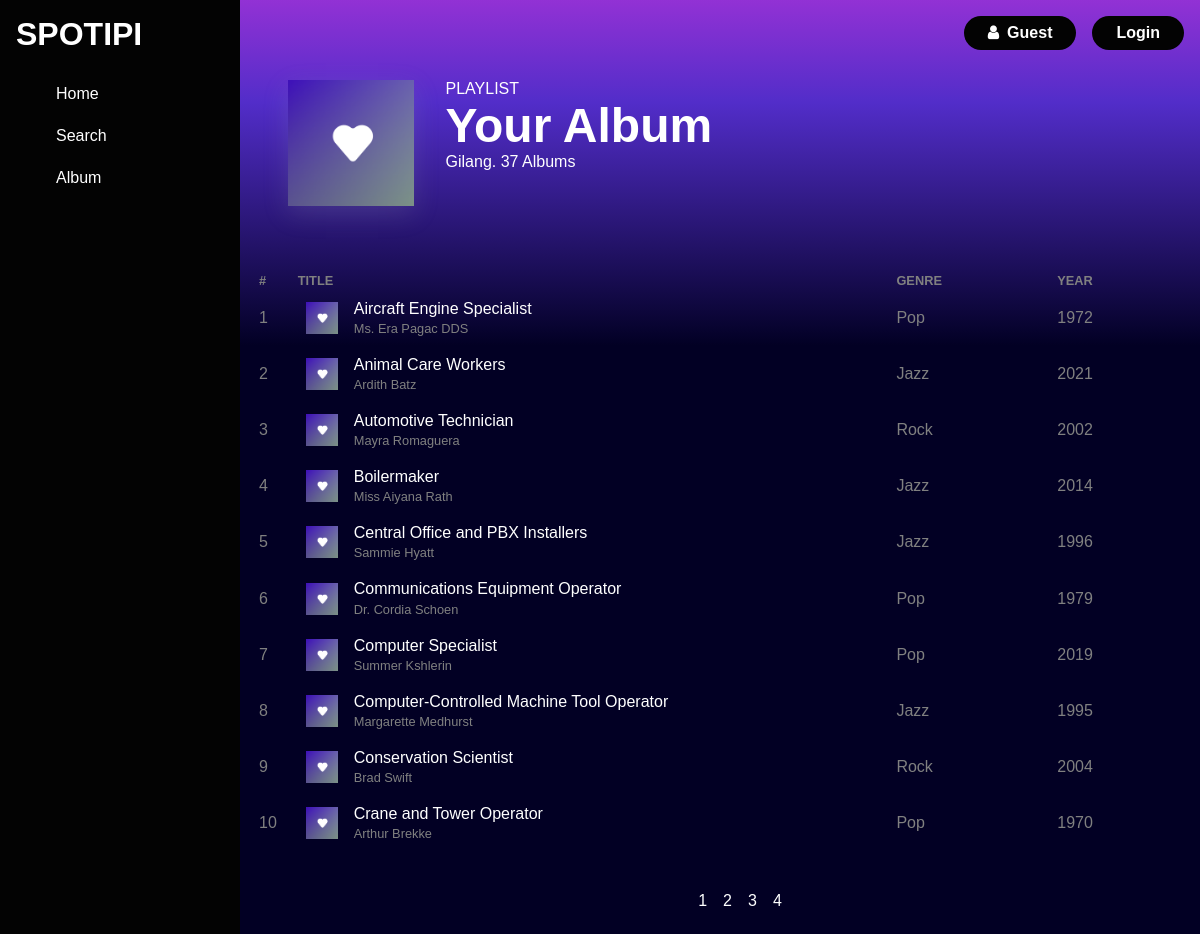
The app's page /src/albumList.php with its own data.
### tables this page shows
CREATE TABLE `album` (
  `album_id` int(11) NOT NULL,
  `Judul` char(64) NOT NULL,
  `Penyanyi` char(128) NOT NULL,
  `Total_duration` int(11) NOT NULL,
  `Image_path` char(255) NOT NULL,
  `Tanggal_terbit` date NOT NULL,
  `Genre` char(64) NOT NULL
);

### src/albumList.php (the view, shortened to what this page needs)
<?php
require_once("./config/config.php");
$sql = "SELECT * FROM album ORDER BY album.Judul ASC;";
$data = mysqli_query($conn, $sql);
$num = mysqli_num_rows($data);
?>
<!DOCTYPE html>
<html lang="en">
<head>
  <link rel="stylesheet" href="styles/public.css" />
  <link rel="stylesheet" href="styles/albumList.css" />
  <link rel="stylesheet" href="styles/sidenav.css" />
  <link rel="stylesheet" href="styles/topnav.css" />
  <link rel="stylesheet" href="https://cdnjs.cloudflare.com/ajax/libs/font-awesome/4.7.0/css/font-awesome.min.css" />
</head>
<body>
  <div class="homepage-user">
    <?php include "./components/sidenav.php" ?>
    <div class="home-section">
      <?php include './components/topnav.php'  ?>
      <div class="header">
        <img class="header-img" src="assets/CoverImages/likedLogo.png" alt="" />
        <div class="header-desc">
          <p class="header-desc-p">PLAYLIST</p>
          <h1 class="header-title">Your Album</h1>
          <p>Gilang. <?= $num ?> Albums</p>
        </div>
      </div>
      <div class="songlist">
        <?php
        $batas = 10;
        $halaman = isset($_GET['halaman']) ? (int)$_GET['halaman'] : 1;
        $halaman_awal = ($halaman > 1) ? ($halaman * $batas) - $batas : 0;
        $data = mysqli_query($conn, "SELECT * FROM album ORDER BY album.Judul ASC");
        $jumlah_data = mysqli_num_rows($data);
        $total_halaman = ceil($jumlah_data / $batas);
        $data_album = mysqli_query($conn, "SELECT * FROM album ORDER BY album.Judul ASC limit $halaman_awal, $batas");
        $nomor = $halaman_awal + 1;
        ?>
        <table class="songlist-table">
          <tr class="th-row">
            <th class="th-number">#</th>
            <th class="th-title">TITLE</th>
            <th class="th-genre">GENRE</th>
            <th class="th-year">YEAR</th>
          </tr>
          <?php
          while ($d = mysqli_fetch_array($data_album)) { ?>
            <tr class="songrow">
              <td><?php echo $nomor++;  ?></td>
              <td>
                <div class="songtitle">
                  <img class="songtitle-img" src="<?php echo $d["Image_path"] ?>" alt="" />
                  <div class="songtitle-desc">
                    <p class="songtitle-title">
                      <a href="albumDetail.php?id=<?= $d['album_id'] ?>"><?= $d['Judul'] ?></a>
                    </p>
                    <p class="songtitle-artist"><?= $d['Penyanyi'] ?></p>
                  </div>
                </div>
              </td>
              <td><?= $d['Genre'] ?></td>
              <td><?= date('Y', strtotime($d['Tanggal_terbit'])) ?></td>
            </tr>
          <?php } ?>
        </table>
        <nav>
          <ul class="pagination justify-content-center">
            <?php
            for ($x = 1; $x <= $total_halaman; $x++) {
            ?>
              <li class="page-item"><a class="page-link <?php echo ($x == $_GET['halaman']) ? "page-active" : "" ?>" href="?halaman=<?php echo $x ?>"><?php echo $x; ?></a></li>
            <?php
            }
            ?>
          </ul>
        </nav>
      </div>
    </div>
  </div>
</body>
</html>

### src/styles/public.css (style rules this page uses)
* { box-sizing: border-box; }
body { margin: 0px; font-family: Helvetica, sans-serif; }
h1, h2, h3, h4 { font-weight: bold; margin: 0; }
h1 { font-size: 3rem; }
p { font-size: 1rem; margin: 0; }
a { text-decoration: none; color: white; }

### src/styles/albumList.css (style rules this page uses)
.homepage-user { width: 100%; display: flex; }
.header { display: flex; padding: 3rem; }
.header-desc { padding-left: 2rem; color: #fff; }
.header-desc p { font-weight: 300; font-stretch: ultra-expanded; }
.header-img { box-shadow: rgba(149, 157, 165, 0.2) 0px 8px 24px; height: 20%; width: 20%; }
.songlist { color: gray; }
.songlist-table { width: 100%; padding: 1rem; text-align: left; }
.songtitle { display: flex; align-items: center; padding: 0.5rem 0.5rem; }
.songtitle-img { width: 2rem; height: 2rem; }
.songtitle-desc { padding-left: 1rem; }
.songtitle-title { font-weight: 300; font-stretch: ultra-expanded; padding-bottom: 0.2rem; color: #fff; }
.songtitle-artist { font-weight: 300; font-stretch: ultra-expanded; font-size: 0.8rem; }
.th-number { width: 4%; text-align: left; }
.th-title { width: 65%; }
.th-row { padding: 2rem; border-bottom: 0.1rem solid #fff; }
.th-row th { font-size: 0.8rem; font-weight: thin; }
.home-section { width: 80%; height: auto; background: rgb(2, 0, 36); background: linear-gradient( 0deg, rgba(2, 0, 36, 1) 63%, rgba(82, 45, 201, 1) 89%, rgba(132, 23, 207, 0.8869922969187675) 100%); }
.justify-content-center { display: flex; justify-content: center; }
.pagination { list-style: none; }
.page-item { padding: 0.5rem; }

### records on screen
album: Image_path (picture), Judul "Aircraft Engine Specialist", Penyanyi "Ms. Era Pagac DDS", Genre "Pop", Tanggal_terbit "1972"
album: Image_path (picture), Judul "Animal Care Workers", Penyanyi "Ardith Batz", Genre "Jazz", Tanggal_terbit "2021"
album: Image_path (picture), Judul "Automotive Technician", Penyanyi "Mayra Romaguera", Genre "Rock", Tanggal_terbit "2002"
album: Image_path (picture), Judul "Boilermaker", Penyanyi "Miss Aiyana Rath", Genre "Jazz", Tanggal_terbit "2014"
album: Image_path (picture), Judul "Central Office and PBX Installers", Penyanyi "Sammie Hyatt", Genre "Jazz", Tanggal_terbit "1996"
album: Image_path (picture), Judul "Communications Equipment Operator", Penyanyi "Dr. Cordia Schoen", Genre "Pop", Tanggal_terbit "1979"
album: Image_path (picture), Judul "Computer Specialist", Penyanyi "Summer Kshlerin", Genre "Pop", Tanggal_terbit "2019"
album: Image_path (picture), Judul "Computer-Controlled Machine Tool Operator", Penyanyi "Margarette Medhurst", Genre "Jazz", Tanggal_terbit "1995"
album: Image_path (picture), Judul "Conservation Scientist", Penyanyi "Brad Swift", Genre "Rock", Tanggal_terbit "2004"
album: Image_path (picture), Judul "Crane and Tower Operator", Penyanyi "Arthur Brekke", Genre "Pop", Tanggal_terbit "1970"

### other values on screen
$num "37"
